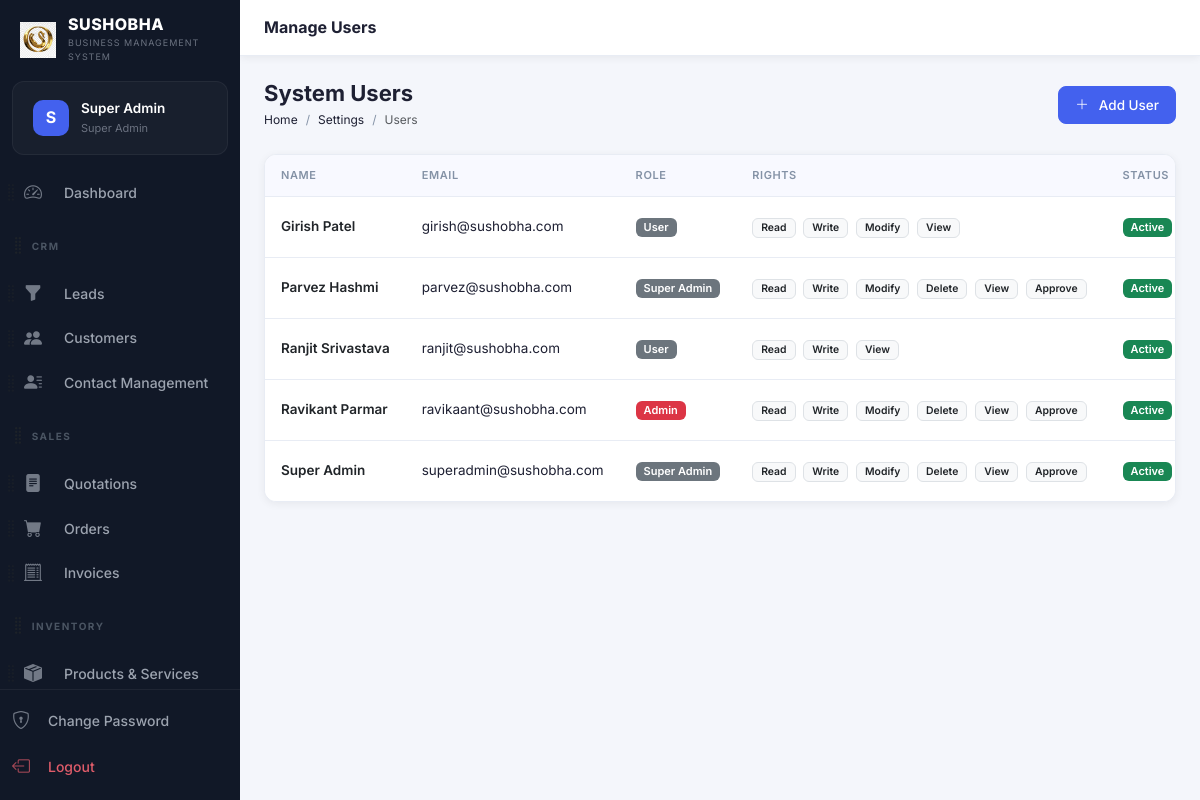
/modules/settings/users.php (signed in), run on an earlier commit of the app's database.
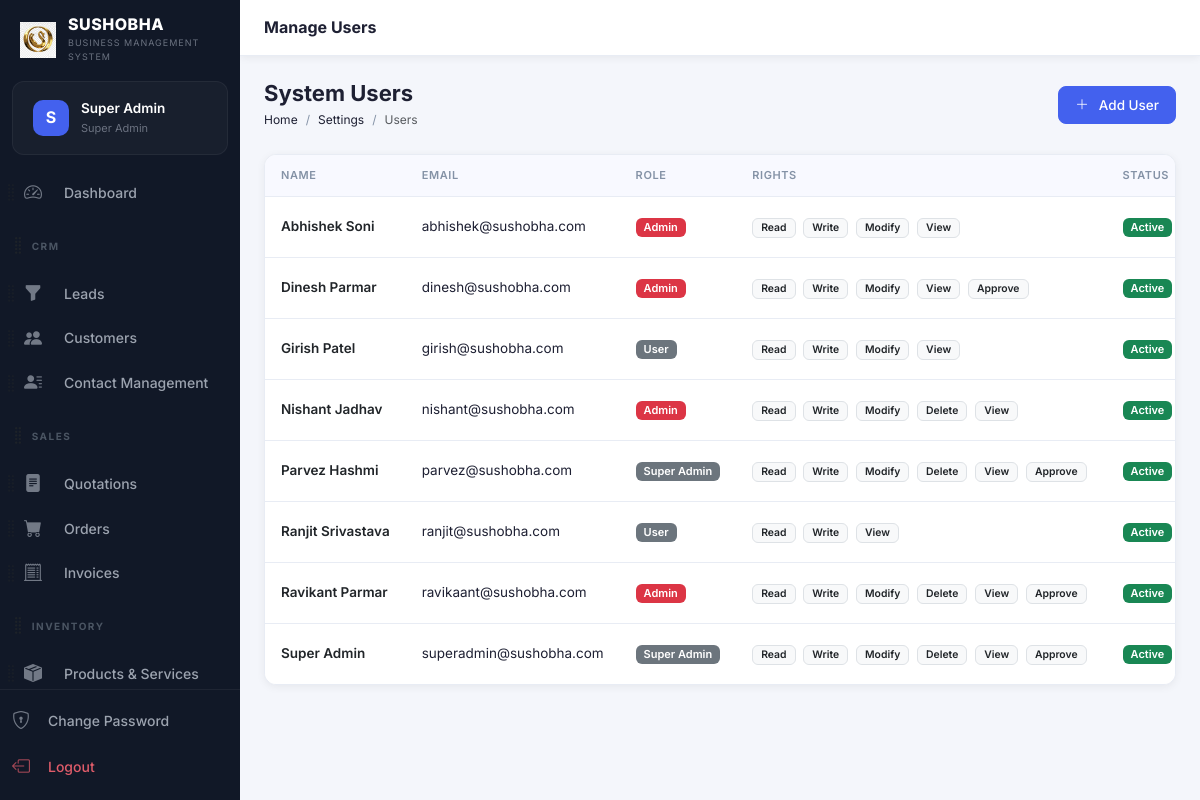
And on a later commit of the database.
### tables this page shows
CREATE TABLE `users` (
  `id` int(10) unsigned NOT NULL AUTO_INCREMENT,
  `role_id` int(10) unsigned NOT NULL DEFAULT 5,
  `name` varchar(100) NOT NULL,
  `email` varchar(150) NOT NULL,
  `password` varchar(255) NOT NULL,
  `phone` varchar(20) DEFAULT NULL,
  `avatar` varchar(255) DEFAULT NULL,
  `is_active` tinyint(1) NOT NULL DEFAULT 1,
  `remember_token` varchar(100) DEFAULT NULL,
  `reset_token` varchar(100) DEFAULT NULL,
  `reset_token_expires` datetime DEFAULT NULL,
  `last_login` datetime DEFAULT NULL,
  `login_attempts` int(11) DEFAULT 0,
  `locked_until` datetime DEFAULT NULL,
  `created_at` timestamp NOT NULL DEFAULT current_timestamp(),
  `updated_at` timestamp NOT NULL DEFAULT current_timestamp() ON UPDATE current_timestamp(),
  `access_rights` text DEFAULT NULL,
  PRIMARY KEY (`id`),
  UNIQUE KEY `email` (`email`),
  KEY `role_id` (`role_id`),
  CONSTRAINT `users_ibfk_1` FOREIGN KEY (`role_id`) REFERENCES `roles` (`id`)
);

CREATE TABLE `roles` (
  `id` int(10) unsigned NOT NULL AUTO_INCREMENT,
  `name` varchar(50) NOT NULL,
  `slug` varchar(50) NOT NULL,
  `permissions` longtext DEFAULT NULL CHECK (json_valid(`permissions`)),
  `created_at` timestamp NOT NULL DEFAULT current_timestamp(),
  PRIMARY KEY (`id`),
  UNIQUE KEY `name` (`name`),
  UNIQUE KEY `slug` (`slug`)
);

### config/db.php (called while the page is built, shortened)
<?php
class Database {
    private static ?PDO $instance = null;
    public static function getInstance(): PDO {
        if (self::$instance === null) {
            $host   = 'localhost';
            $dbname = 'sushobha_crm';
            $user   = 'root';
            $pass   = '';
            $charset = 'utf8mb4';
            $dsn = "mysql:host={$host};dbname={$dbname};charset={$charset}";
            $options = [
                PDO::ATTR_ERRMODE            => PDO::ERRMODE_EXCEPTION,
                PDO::ATTR_DEFAULT_FETCH_MODE => PDO::FETCH_ASSOC,
                PDO::ATTR_EMULATE_PREPARES   => false,
            ];
            try {
                self::$instance = new PDO($dsn, $user, $pass, $options);
            } catch (PDOException $e) {
                die(json_encode(['error' => 'Database connection failed: ' . $e->getMessage()]));
            }
        }
        return self::$instance;
    }
}
function db(): PDO {
    return Database::getInstance();
}

### includes/auth.php (called while the page is built, shortened)
<?php
require_once __DIR__ . '/../config/db.php';
function isLoggedIn(): bool {
    return isset($_SESSION['user_id']) && !empty($_SESSION['user_id']);
}
function currentUser(): ?array {
    static $user = null;
    if ($user === null) {
        $stmt = db()->prepare("SELECT u.*, r.name AS role_name, r.slug AS role_slug, r.permissions FROM users u JOIN roles r ON u.role_id = r.id WHERE u.id = ?");
        $stmt->execute([$_SESSION['user_id']]);
        $user = $stmt->fetch();
    }
    return $user;
}
function currentRole(): string {
    $u = currentUser();
    return $u['role_slug'] ?? 'user';
}
function requireRole(array $roles): void {
    if (!in_array(currentRole(), $roles)) {
        http_response_code(403);
        include __DIR__ . '/../includes/403.php';
        exit;
    }
}

### modules/settings/users.php (the view, shortened to what this page needs)
<?php
require_once __DIR__ . '/../../config/db.php';
require_once __DIR__ . '/../../includes/auth.php';
require_once __DIR__ . '/../../includes/functions.php';
requireRole(['super_admin', 'admin']);
$users = db()->query("SELECT u.*, r.name as role_name FROM users u JOIN roles r ON u.role_id = r.id ORDER BY u.name ASC")->fetchAll();
include __DIR__ . '/../../includes/header.php';
?>
<?php include __DIR__ . '/../../includes/sidebar.php'; ?>
<div class="main-content">
<div class="topbar">
  <div class="topbar-title">Manage Users</div>
</div>
<div class="page-content">
<div class="page-header">
  <div class="page-header-left"><h1>System Users</h1>
    <nav aria-label="breadcrumb"><ol class="breadcrumb"><li class="breadcrumb-item"><a href="<?= BASE_URL ?>/modules/dashboard/index.php">Home</a></li><li class="breadcrumb-item"><a href="<?= BASE_URL ?>/modules/settings/index.php">Settings</a></li><li class="breadcrumb-item active">Users</li></ol></nav>
  </div>
  <button class="btn btn-primary" data-bs-toggle="modal" data-bs-target="#addUserModal"><i class="bi bi-plus-lg me-1"></i>Add User</button>
</div>
<div class="table-wrapper">
    <div class="table-responsive">
        <table class="table crm-table align-middle mb-0">
            <thead>
                <tr>
                    <th>Name</th>
                    <th>Email</th>
                    <th>Role</th>
                    <th>Rights</th>
                    <th>Status</th>
                </tr>
            </thead>
            <tbody>
                <?php foreach($users as $u): ?>
                <tr>
                    <td class="fw-semibold text-dark"><?= e($u['name']) ?></td>
                    <td><?= e($u['email']) ?></td>
                    <td><span class="badge <?= $u['role_name']==='Admin'?'bg-danger':'bg-secondary' ?>"><?= e($u['role_name']) ?></span></td>
                    <td>
                        <?php
                        $rightsArr = json_decode($u['access_rights'] ?? '["Read"]', true);
                        if(is_array($rightsArr)):
                            foreach($rightsArr as $r): ?>
                                <span class="badge bg-light text-dark border me-1" style="font-size: 0.65rem;"><?= e($r) ?></span>
                            <?php endforeach;
                        endif; ?>
                    </td>
                    <td><?= statusBadge($u['is_active'] ? 'active' : 'inactive') ?></td>
                </tr>
                <?php endforeach; ?>
            </tbody>
        </table>
    </div>
</div>
</div></div>
<?php include __DIR__ . '/../../includes/footer.php'; ?>

### includes/header.php (shortened to what this page needs)
<!DOCTYPE html>
<html lang="en">
<head>
<link href="https://cdn.jsdelivr.net/npm/bootstrap@5.3.3/dist/css/bootstrap.min.css" rel="stylesheet">
<link href="https://cdn.jsdelivr.net/npm/bootstrap-icons@1.11.3/font/bootstrap-icons.min.css" rel="stylesheet">
<link href="https://cdnjs.cloudflare.com/ajax/libs/font-awesome/6.5.0/css/all.min.css" rel="stylesheet">
<link href="<?= BASE_URL ?>/assets/css/style.css" rel="stylesheet">
</head>
<body>
<div class="app-wrapper">

### includes/sidebar.php (shortened to what this page needs)
<?php
function isActive(string $path): string {
    return strpos($_SERVER['PHP_SELF'], $path) !== false ? 'active' : '';
}
$user = currentUser();
?>
<nav class="sidebar" id="sidebar">
  <div class="sidebar-brand">
    <div class="brand-logo">
      <img src="<?= BASE_URL ?>/assets/img/logo.png" alt="Logo" style="width: 100%; height: 100%; object-fit: contain;">
    </div>
    <div class="brand-text">
      <span class="brand-name"><?= APP_NAME ?></span>
      <span class="brand-tagline"><?= APP_TAGLINE ?></span>
    </div>
  </div>
  <div class="sidebar-user">
    <div class="sidebar-user-avatar">
      <?php if (!empty($user['avatar'])): ?>
        <img src="<?= BASE_URL ?>/<?= e($user['avatar']) ?>" alt="Avatar">
      <?php else: ?>
        <span><?= strtoupper(substr($user['name'] ?? 'U', 0, 1)) ?></span>
      <?php endif; ?>
    </div>
    <div class="sidebar-user-info">
      <span class="user-name"><?= e($user['name'] ?? 'User') ?></span>
      <span class="user-role"><?= ucwords(str_replace('_', ' ', $user['role_slug'] ?? '')) ?></span>
    </div>
  </div>
  <div class="sidebar-menu" id="sortableSidebar">
    <?php
    if (isAdmin()) {
        $defaultMenu[] = ['type' => 'header', 'id' => 'h_admin', 'label' => 'Admin'];
        $defaultMenu[] = ['type' => 'link', 'id' => 'approvals', 'url' => '/modules/approvals/index.php', 'icon' => 'bi-shield-check', 'label' => 'Approvals', 'match' => '/approvals/'];
        $defaultMenu[] = ['type' => 'link', 'id' => 'users', 'url' => '/modules/settings/users.php', 'icon' => 'bi-person-gear', 'label' => 'Users', 'match' => '/settings/users'];
        $defaultMenu[] = ['type' => 'link', 'id' => 'announcements', 'url' => '/modules/settings/announcements.php', 'icon' => 'bi-megaphone-fill', 'label' => 'Comm. Board', 'match' => '/settings/announcements'];
        $defaultMenu[] = ['type' => 'link', 'id' => 'settings', 'url' => '/modules/settings/index.php', 'icon' => 'bi-gear-fill', 'label' => 'Settings', 'match' => '/settings/index'];
        $defaultMenu[] = ['type' => 'link', 'id' => 'backup', 'url' => '/modules/settings/backup.php', 'icon' => 'bi-shield-check', 'label' => 'System Backup', 'match' => '/settings/backup'];
        $defaultMenu[] = ['type' => 'link', 'id' => 'activity_logs', 'url' => '/modules/settings/activity-logs.php', 'icon' => 'bi-clock-history', 'label' => 'Activity Logs', 'match' => '/activity-logs'];
    }
    $menuDict = [];
    foreach ($defaultMenu as $item) {
        $menuDict[$item['id']] = $item;
    }
    $userId = $_SESSION['user_id'] ?? 0;
    $stmt = db()->prepare("SELECT preference_value FROM user_preferences WHERE user_id = ? AND preference_key = 'sidebar_order'");
    $stmt->execute([$userId]);
    $savedOrderJson = $stmt->fetchColumn();
    $savedOrder = $savedOrderJson ? json_decode($savedOrderJson, true) : null;
    $menu = [];
    if ($savedOrder && is_array($savedOrder)) {
        foreach ($savedOrder as $id) {
            if (isset($menuDict[$id])) {
                $menu[] = $menuDict[$id];
                unset($menuDict[$id]);
            }
        }
        foreach ($menuDict as $item) {
            $menu[] = $item;
        }
    } else {
        $menu = $defaultMenu;
    }
    foreach ($menu as $item):
    ?>
      <div class="sidebar-sortable-item" data-id="<?= e($item['id']) ?>">
        <?php if ($item['type'] === 'header'): ?>
          <div class="menu-section-title d-flex align-items-center" style="margin-top: 15px;">
            <i class="bi bi-grip-vertical text-muted drag-handle" style="font-size: 1.2rem; cursor: grab; margin-left: -15px; margin-right: 2px;" title="Drag to reorder"></i>
            <span><?= e($item['label']) ?></span>
          </div>
        <?php else: ?>
          <div class="d-flex align-items-center position-relative">
            <i class="bi bi-grip-vertical text-muted drag-handle" style="font-size: 1.2rem; cursor: grab; opacity: 0.6; position: absolute; left: -15px; z-index: 10; padding: 10px 5px;" title="Drag to reorder"></i>
            <a href="<?= BASE_URL . $item['url'] ?>" class="menu-item flex-grow-1 mb-0 <?= isActive($item['match']) ?>">
              <i class="bi <?= $item['icon'] ?>"></i><span class="ms-1"><?= e($item['label']) ?></span>
            </a>
          </div>
        <?php endif; ?>
      </div>
    <?php endforeach; ?>
  </div>
  <div class="sidebar-footer">
    <a href="<?= BASE_URL ?>/modules/auth/change-password.php" class="menu-item <?= isActive('/auth/change-password') ?>">
      <i class="bi bi-shield-lock"></i><span>Change Password</span>
    </a>
    <a href="<?= BASE_URL ?>/modules/auth/logout.php" class="menu-item menu-item-logout">
      <i class="bi bi-box-arrow-left"></i><span>Logout</span>
    </a>
  </div>
</nav>

### includes/functions.php (shortened to what this page needs)
<?php
require_once __DIR__ . '/../config/db.php';
function e(?string $str): string {
    return htmlspecialchars($str ?? '', ENT_QUOTES | ENT_HTML5, 'UTF-8');
}
function statusBadge(string $status, array $map = []): string {
    $defaults = [
        'active'=>'success','inactive'=>'secondary','pending'=>'warning','paid'=>'success','unpaid'=>'danger',
        'partial'=>'info','draft'=>'secondary','sent'=>'primary','accepted'=>'success','rejected'=>'danger',
        'converted'=>'info','processing'=>'warning','delivered'=>'success','cancelled'=>'danger',
        'new'=>'primary','contacted'=>'info','qualified'=>'success','won'=>'success','lost'=>'danger',
        'overdue'=>'danger','present'=>'success','absent'=>'danger','half_day'=>'warning',
        'low'=>'secondary','medium'=>'warning','high'=>'danger','urgent'=>'dark',
        'in_progress'=>'primary','completed'=>'success',
        'planned'=>'secondary','ongoing'=>'info','successful'=>'success',
    ];
    $map = array_merge($defaults, $map);
    $color = $map[$status] ?? 'secondary';
    $label = ucwords(str_replace('_', ' ', $status));
    return '<span class="badge bg-' . $color . '">' . $label . '</span>';
}

### includes/footer.php (shortened to what this page needs)
</div>
<div aria-live="polite" aria-atomic="true" class="position-relative">
  <div class="toast-container position-fixed bottom-0 end-0 p-3" id="toastPlacement" style="z-index: 1055;">
  </div>
</div>
</body>
</html>

What changed in the data, as far as the page shows it:
added users: name "Abhishek Soni", email "abhishek@sushobha.com", role.name "Admin", access_rights "Read", access_rights "Write", access_rights "Modify", access_rights "View"
added users: name "Dinesh Parmar", email "dinesh@sushobha.com", role.name "Admin", access_rights "Read", access_rights "Write", access_rights "Modify", access_rights "View", access_rights "Approve"
added users: name "Nishant Jadhav", email "nishant@sushobha.com", role.name "Admin", access_rights "Read", access_rights "Write", access_rights "Modify", access_rights "Delete", access_rights "View"
